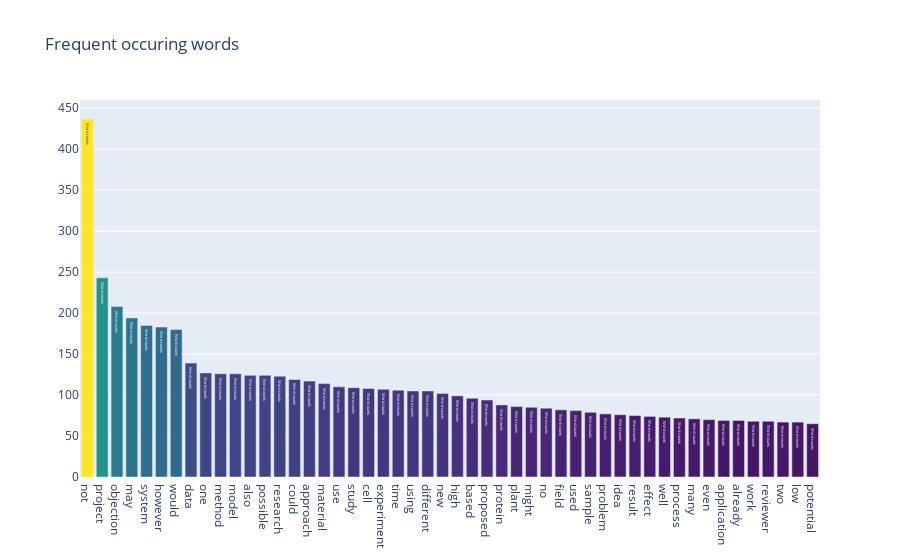

Notebook code for this chart:
### Code cell
#displaying the bar chart
iplot(dataset_count_after_bar, filename='basic-bar')

### Figure 1 — Plotly figure (JSON) as saved in the notebook; plotly's stock layout.template omitted (floating-point values rounded to 4 significant figures)
{"data": [{"marker": {"color": [437, 243, 208, 194, 185, 183, 180, 139, 127, 126, 126, 124, 124, 123, 119, 117, 114, 110, 109, 108, 107, 106, 105, 105, 102, 99, 96, 94, 88, 86, 85, 84, 82, 81, 79, 77, 76, 75, 74, 73, 72, 71, 70, 69, 69, 68, 68, 67, 67, 65, 64, 60, 60, 59, 57, 57, 56, 56, 56, 56, 56, 55, 55, 53, 53, 53, 53, 52, 52, 52, 52, 52, 52, 51, 51, 51, 50, 50, 50, 50, 49, 49, 49, 49, 48, 48, 48, 48, 47, 47, 47, 46, 46, 46, 45, 45, 45, 44, 44, 44], "colorscale": [[0, "#440154"], [0.1111, "#482878"], [0.2222, "#3e4989"], [0.3333, "#31688e"], [0.4444, "#26828e"], [0.5556, "#1f9e89"], [0.6667, "#35b779"], [0.7778, "#6ece58"], [0.8889, "#b5de2b"], [1, "#fde725"]]}, "text": "Word counts", "type": "bar", "x": ["not", "project", "objection", "may", "system", "however", "would", "data", "one", "method", "model", "also", "possible", "research", "could", "approach", "material", "use", "study", "cell", "experiment", "time", "using", "different", "new", "high", "based", "proposed", "protein", "plant", "might", "no", "field", "used", "sample", "problem", "idea", "result", "effect", "well", "process", "many", "even", "application", "already", "work", "reviewer", "two", "low", "potential"], "y": [437, 243, 208, 194, 185, 183, 180, 139, 127, 126, 126, 124, 124, 123, 119, 117, 114, 110, 109, 108, 107, 106, 105, 105, 102, 99, 96, 94, 88, 86, 85, 84, 82, 81, 79, 77, 76, 75, 74, 73, 72, 71, 70, 69, 69, 68, 68, 67, 67, 65]}], "layout": {"title": {"text": "Frequent occuring words"}}}
